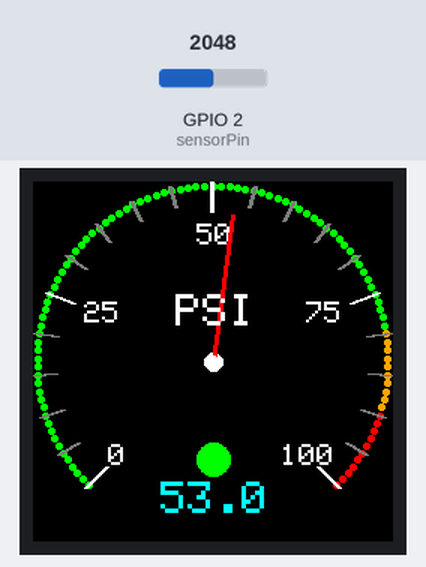
Recording of a sketch running on a simulated ESP32. Parts: 240×240 colour display. Inputs (shaded band) come from the test bench; at power-on: GPIO 2 (sensorPin) = 2048. WiFi joins after 1.5 s; servers stay silent unless stated; no MQTT or app messages arrive unless stated; what the sketch prints to the serial monitor is not drawn.

Above: at 2.4 s.
2.5 s: GPIO 2 (sensorPin) set to 2866
At 3.49 s:
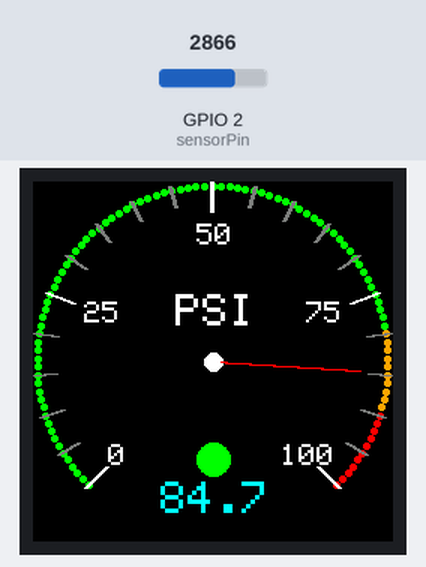
4.2 s: GPIO 2 (sensorPin) set to 3603
At 4.99 s:
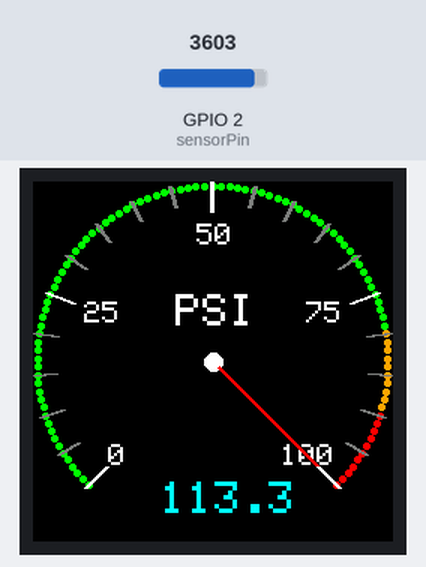
6.2 s: GPIO 2 (sensorPin) set to 4095
At 7.1 s:
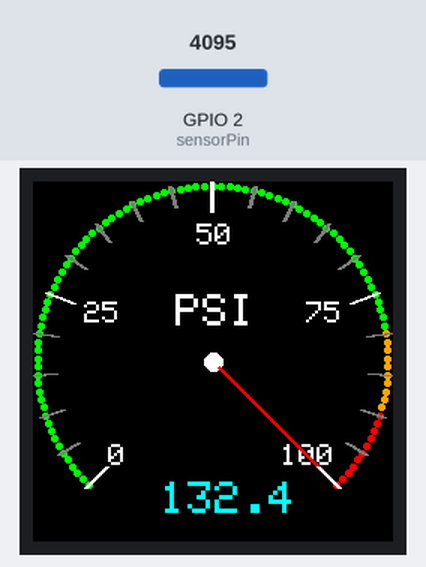
Timing chart, 0 to 9.2 s (numbered marks = the images above; inputs shaded):
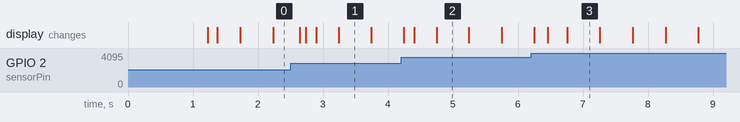

The sketch:

gauge_finishdesign1_OTA_watchdog_heartbeat.ino
```cpp
//=====================================================================
// Project: Digital Pressure Gauge with OTA
// File: gauge_finishdesign1_OTA_watchdog_heartbeat.ino
//
// Adds:
// - 15-second ESP32 task watchdog
// - Non-blocking Wi-Fi and MQTT recovery
// - Display initialization before network connection
// - MQTT publishing only while connected
// - LED green 3mm heartbeat flashing on display every 1sec
//=====================================================================

#include <SPI.h>
#include <Adafruit_GFX.h>
#include <Adafruit_GC9A01A.h>
#include <math.h>
#include <WiFi.h>
#include <PubSubClient.h>
#include <ArduinoOTA.h>
#include <esp_task_wdt.h>
#include <esp_idf_version.h>

WiFiClient espClient;
PubSubClient client(espClient);

const char* ssid = "Home-IoT";
const char* password = "1167Wedwards";

#define TFT_CS   5
#define TFT_DC   4
#define TFT_RST  3
#define TFT_MOSI 10
#define TFT_SCLK 8

Adafruit_GC9A01A tft(TFT_CS, TFT_DC, TFT_RST);

const int cx = 120;
const int cy = 120;
const int radius = 120;
const int needleLength = 98;
const int sensorPin = 2;

const unsigned long WIFI_RETRY_MS = 10000;
const unsigned long MQTT_RETRY_MS = 5000;
const unsigned long GAUGE_UPDATE_MS = 250;
const unsigned long MQTT_PUBLISH_MS = 1000;
const unsigned long HEARTBEAT_BLINK_MS = 500;

// Approximately 3 mm in diameter on a 240-pixel, 1.28-inch display.
// Positioned immediately above the digital pressure readout.
const int HEARTBEAT_X = 120;
const int HEARTBEAT_Y = 185;
const int HEARTBEAT_RADIUS = 11;

unsigned long lastWiFiAttempt = 0;
unsigned long lastMqttAttempt = 0;
unsigned long lastGaugeUpdate = 0;
unsigned long lastMqttPublish = 0;
unsigned long lastHeartbeatToggle = 0;

bool heartbeatOn = false;

float oldNeedlePsi = 0.0;
float currentPsi = 0.0;

void drawTicks() {
  for (int psi = 0; psi <= 100; psi += 5) {
    float angleDeg = 45.0 - (psi * 270.0 / 100.0);
    float angleRad = angleDeg * DEG_TO_RAD;
    int x1, y1, x2, y2;

    if (psi % 25 == 0) {
      x1 = cx + cos(angleRad) * (radius - 20);
      y1 = cy + sin(angleRad) * (radius - 20);
      x2 = cx + cos(angleRad) * radius;
      y2 = cy + sin(angleRad) * radius;
      tft.drawLine(x1, y1, x2, y2, GC9A01A_WHITE);
      tft.drawLine(x1 + 1, y1, x2 + 1, y2, GC9A01A_WHITE);
      tft.drawLine(x1 - 1, y1, x2 - 1, y2, GC9A01A_WHITE);
    } else {
      x1 = cx + cos(angleRad) * (radius - 15);
      y1 = cy + sin(angleRad) * (radius - 15);
      x2 = cx + cos(angleRad) * radius;
      y2 = cy + sin(angleRad) * radius;
      tft.drawLine(x1, y1, x2, y2, GC9A01A_DARKGREY);
      tft.drawLine(x1 + 1, y1, x2 + 1, y2, GC9A01A_DARKGREY);
      tft.drawLine(x1 - 1, y1, x2 - 1, y2, GC9A01A_DARKGREY);
    }
  }
}

void drawLabels() {
  tft.setTextColor(GC9A01A_WHITE);
  tft.setTextSize(2);
  tft.setCursor(50, 175);  tft.print("0");
  tft.setCursor(34, 80);   tft.print("25");
  tft.setCursor(109, 28);  tft.print("50");
  tft.setCursor(182, 80);  tft.print("75");
  tft.setCursor(165, 175); tft.print("100");
}

void drawColorArc() {
  for (int psi = 0; psi <= 100; psi++) {
    uint16_t color;
    if (psi < 80) color = GC9A01A_GREEN;
    else if (psi < 90) color = GC9A01A_ORANGE;
    else color = GC9A01A_RED;

    float angleRad = (135.0 + (psi * 270.0 / 100.0)) * DEG_TO_RAD;
    int x = cx + cos(angleRad) * (radius - 3);
    int y = cy + sin(angleRad) * (radius - 3);
    tft.fillCircle(x, y, 2, color);
  }
}

void drawNeedle(float psi, uint16_t color) {
  float angleRad = (135.0 + (psi * 270.0 / 100.0)) * DEG_TO_RAD;
  int x = cx + cos(angleRad) * needleLength;
  int y = cy + sin(angleRad) * needleLength;
  tft.drawLine(cx, cy, x, y, color);
  tft.drawLine(cx + 1, cy, x + 1, y, color);
  tft.drawLine(cx - 1, cy, x - 1, y, color);
  tft.fillCircle(cx, cy, 4, GC9A01A_WHITE);
}

void drawPressureValue(float psi) {
  tft.fillRect(50, 200, 130, 40, GC9A01A_BLACK);
  tft.setTextColor(GC9A01A_CYAN);
  tft.setTextSize(3);
  tft.setCursor(85, 200);
  tft.print(psi, 1);
  tft.setTextColor(GC9A01A_WHITE);
  tft.setTextSize(3);
  tft.setCursor(95, 75);
  tft.print("PSI");
}

void updateHeartbeat() {
  if (millis() - lastHeartbeatToggle < HEARTBEAT_BLINK_MS) return;

  lastHeartbeatToggle = millis();
  heartbeatOn = !heartbeatOn;
  tft.fillCircle(HEARTBEAT_X, HEARTBEAT_Y, HEARTBEAT_RADIUS,
                 heartbeatOn ? GC9A01A_GREEN : GC9A01A_BLACK);
}

void initializeDisplay() {
  SPI.begin(TFT_SCLK, -1, TFT_MOSI, TFT_CS);
  SPI.setDataMode(SPI_MODE3);
  tft.begin();
  tft.setRotation(0);
  tft.fillScreen(GC9A01A_BLACK);
  drawColorArc();
  drawTicks();
  drawLabels();
  drawNeedle(0.0, GC9A01A_RED);
  drawPressureValue(0.0);
}

void initializeWatchdog() {
#if ESP_IDF_VERSION_MAJOR >= 5
  esp_task_wdt_config_t config = {};
  config.timeout_ms = 15000;
  config.idle_core_mask = 1;
  config.trigger_panic = true;

  esp_err_t result = esp_task_wdt_init(&config);
  if (result == ESP_ERR_INVALID_STATE) {
    esp_task_wdt_reconfigure(&config);
  }
#else
  esp_task_wdt_init(15, true);
#endif
  esp_task_wdt_add(NULL);
  Serial.println("15-second watchdog active");
}

void startWiFi() {
  Serial.println("Starting Wi-Fi connection");
  WiFi.disconnect();
  WiFi.begin(ssid, password);
  lastWiFiAttempt = millis();
}

void maintainWiFi() {
  if (WiFi.status() == WL_CONNECTED) return;

  if (millis() - lastWiFiAttempt >= WIFI_RETRY_MS) {
    Serial.println("Wi-Fi disconnected; retrying");
    startWiFi();
  }
}

void maintainMqtt() {
  if (WiFi.status() != WL_CONNECTED) return;

  if (client.connected()) {
    client.loop();
    return;
  }

  if (millis() - lastMqttAttempt < MQTT_RETRY_MS) return;
  lastMqttAttempt = millis();

  Serial.print("Attempting MQTT connection...");
  if (client.connect("ESP32Gauge", "myuser", "2N3904")) {
    Serial.println("connected");
  } else {
    Serial.print("failed, rc=");
    Serial.println(client.state());
  }
}

float readPressure() {
  long total = 0;
  for (int i = 0; i < 64; i++) {
    total += analogRead(sensorPin);
    delay(2);
    esp_task_wdt_reset();
  }

  int adc = total / 64;
  float psi = (adc - 680) * 100.0 / (3260 - 680);
  Serial.println(adc);
  return psi;
}

void updateGauge() {
  currentPsi = readPressure();

  // Keep the physical needle on the printed 0-100 PSI scale while
  // retaining the unmodified calibrated value for the digital display/MQTT.
  float oldDisplayPsi = constrain(oldNeedlePsi, 0.0f, 100.0f);
  float newDisplayPsi = constrain(currentPsi, 0.0f, 100.0f);

  drawNeedle(oldDisplayPsi, GC9A01A_BLACK);
  drawLabels();
  tft.fillCircle(cx, cy, 6, GC9A01A_WHITE);
  drawNeedle(newDisplayPsi, GC9A01A_RED);
  drawPressureValue(currentPsi);
  oldNeedlePsi = currentPsi;
}

void setupOTA() {
  ArduinoOTA.setHostname("IrrigationGauge");
  ArduinoOTA.onStart([]() {
    esp_task_wdt_reset();
    Serial.println("OTA Update Started");
  });
  ArduinoOTA.onEnd([]() {
    esp_task_wdt_reset();
    Serial.println("\nOTA Update Complete");
  });
  ArduinoOTA.onProgress([](unsigned int progress, unsigned int total) {
    // ArduinoOTA.handle() can remain busy longer than the normal loop's
    // watchdog interval. Service the watchdog as each OTA block arrives.
    esp_task_wdt_reset();
    Serial.printf("Progress: %u%%\r", (progress * 100) / total);
  });
  ArduinoOTA.onError([](ota_error_t error) {
    esp_task_wdt_reset();
    Serial.printf("OTA Error[%u]\n", error);
  });
  ArduinoOTA.begin();
  Serial.println("OTA Ready");
}

void setup() {
  Serial.begin(115200);
  delay(1000);

  // The local gauge starts even if the network is unavailable.
  initializeDisplay();

  WiFi.mode(WIFI_STA);
  WiFi.setAutoReconnect(true);
  WiFi.persistent(false);
  startWiFi();

  client.setServer("192.168.1.218", 1883);
  client.setSocketTimeout(2);

  setupOTA();
  initializeWatchdog();
  Serial.println("Startup Complete");
}

void loop() {
  esp_task_wdt_reset();
  ArduinoOTA.handle();
  maintainWiFi();
  maintainMqtt();
  updateHeartbeat();

  unsigned long now = millis();

  if (now - lastGaugeUpdate >= GAUGE_UPDATE_MS) {
    lastGaugeUpdate = now;
    updateGauge();
  }

  if (client.connected() && now - lastMqttPublish >= MQTT_PUBLISH_MS) {
    lastMqttPublish = now;
    char msg[12];
    dtostrf(currentPsi, 1, 1, msg);
    client.publish("shop/pressure", msg);
  }

  delay(5);
}
```

Measured:
- after the input at 2.5 s, the display: first changes after 0.14 s (image 1 shows a later state)
- after the input at 4.2 s, the display: first differs from a run without the input after 0.20 s (image 2 shows a later state)
- after the input at 6.2 s, the display: first differs from a run without the input after 0.25 s (image 3 shows a later state)
- what the display in image 1 shows lasts 0.5 s, from 3.2 s to 3.7 s
